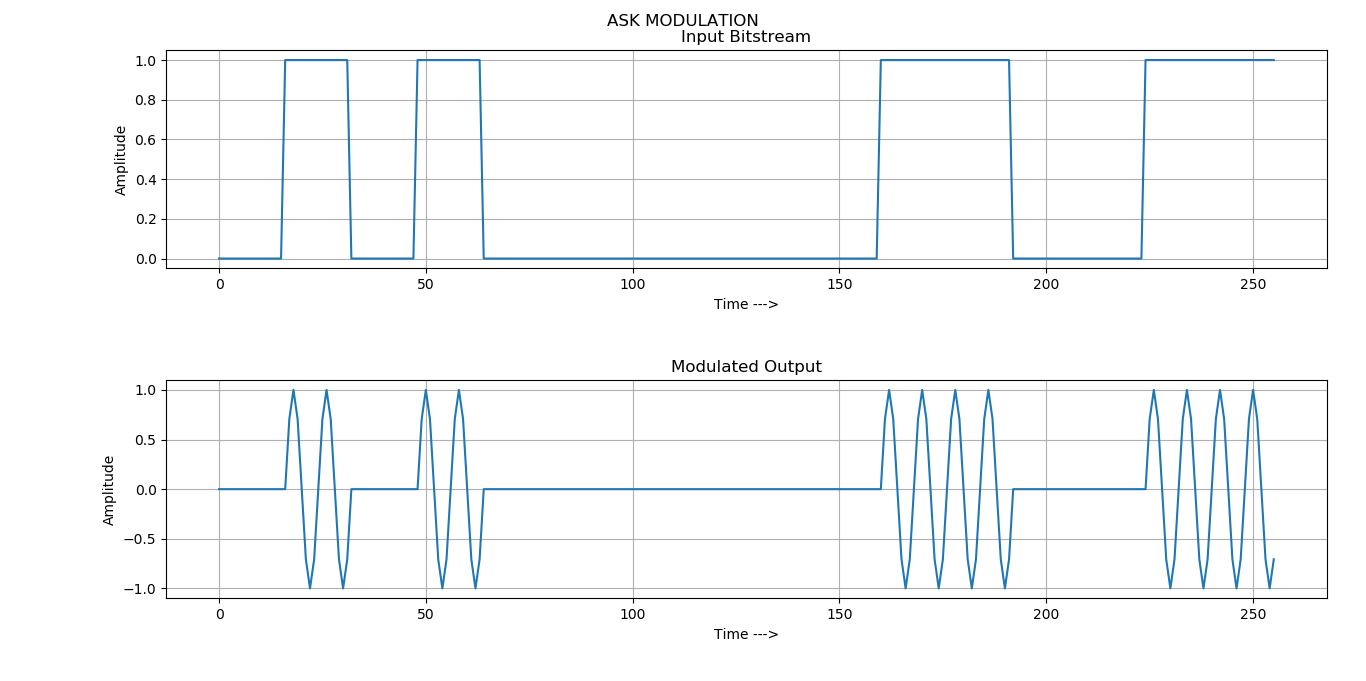

Python code for this plot:
'''
This program is used to generate ASK modulation output for a certain frequency. In case of ASK, the output of the modulator produces a sine wave when the amplitude of the
input signal is +ve and produces "0" when the input is -ve.
'''

import matplotlib.pyplot as plt
from random import random
import numpy as np
import math

chip_length = int(input("Enter the duration of each input bit: "))
total_length = int(input("Enter the total duratio of input bits ;"))
num_symbols = math.ceil(total_length/chip_length)
symbols = [random()-0.5 for _ in range(num_symbols)]

inp = [1 if i>=0 else 0 for i in symbols]
input_bitstream = []

for i in inp:
    for _ in range(chip_length):
        input_bitstream.append(i)
        
f = 1/(0.5*chip_length)
t = [i for i in range(total_length)]
c = [np.sin(2*math.pi*f*i) for i in t]

out = [i*j for i,j in zip(c,input_bitstream)]

plt.suptitle("ASK MODULATION")    
plt.subplot(211)
plt.plot(input_bitstream)
plt.ylabel("Amplitude"),plt.xlabel("Time --->")
plt.title("Input Bitstream"),plt.grid()
plt.subplot(212)
plt.plot(out)
plt.ylabel("Amplitude"),plt.xlabel("Time --->")
plt.title("Modulated Output"),plt.grid()
plt.tight_layout()
plt.show()
